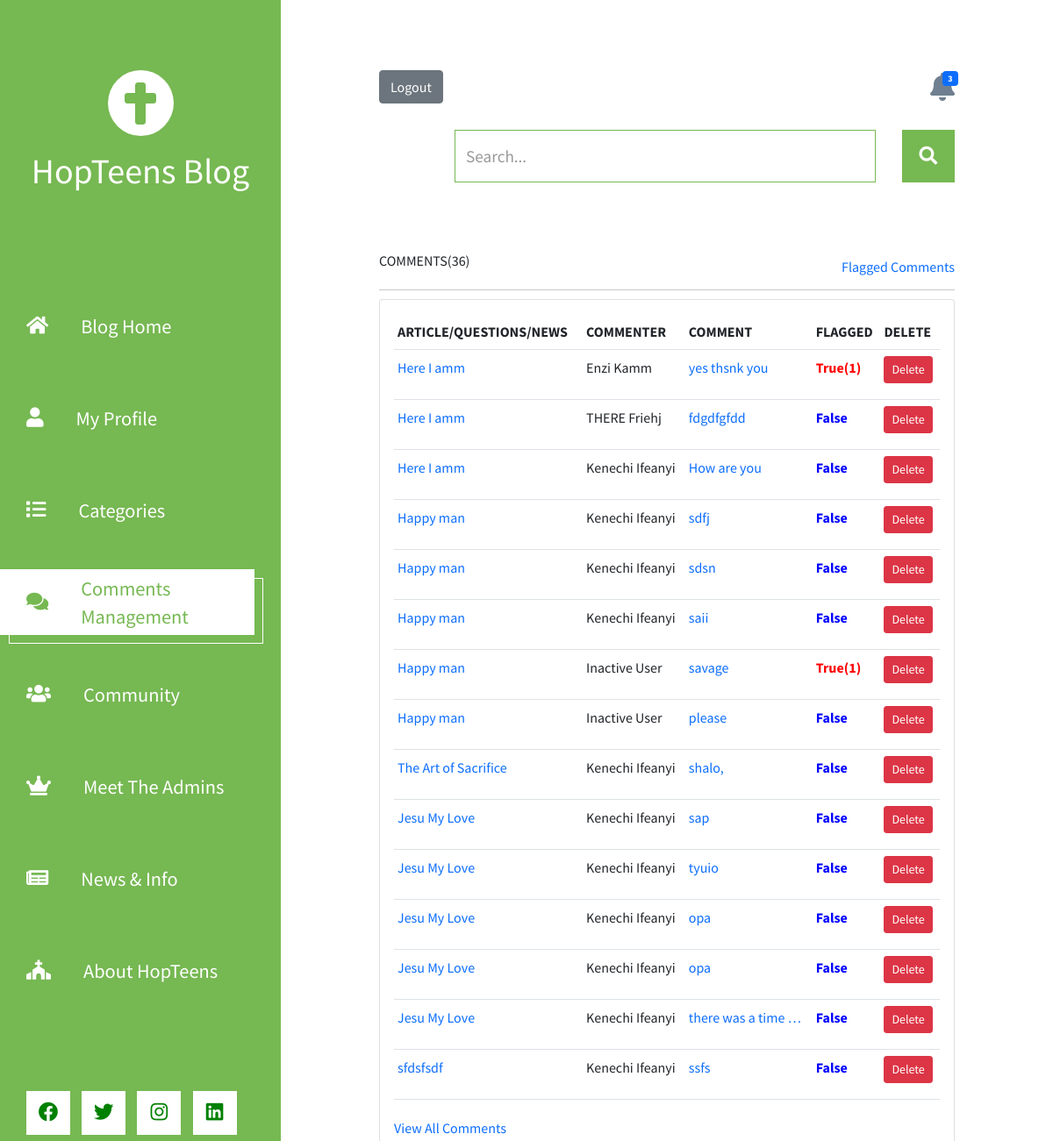
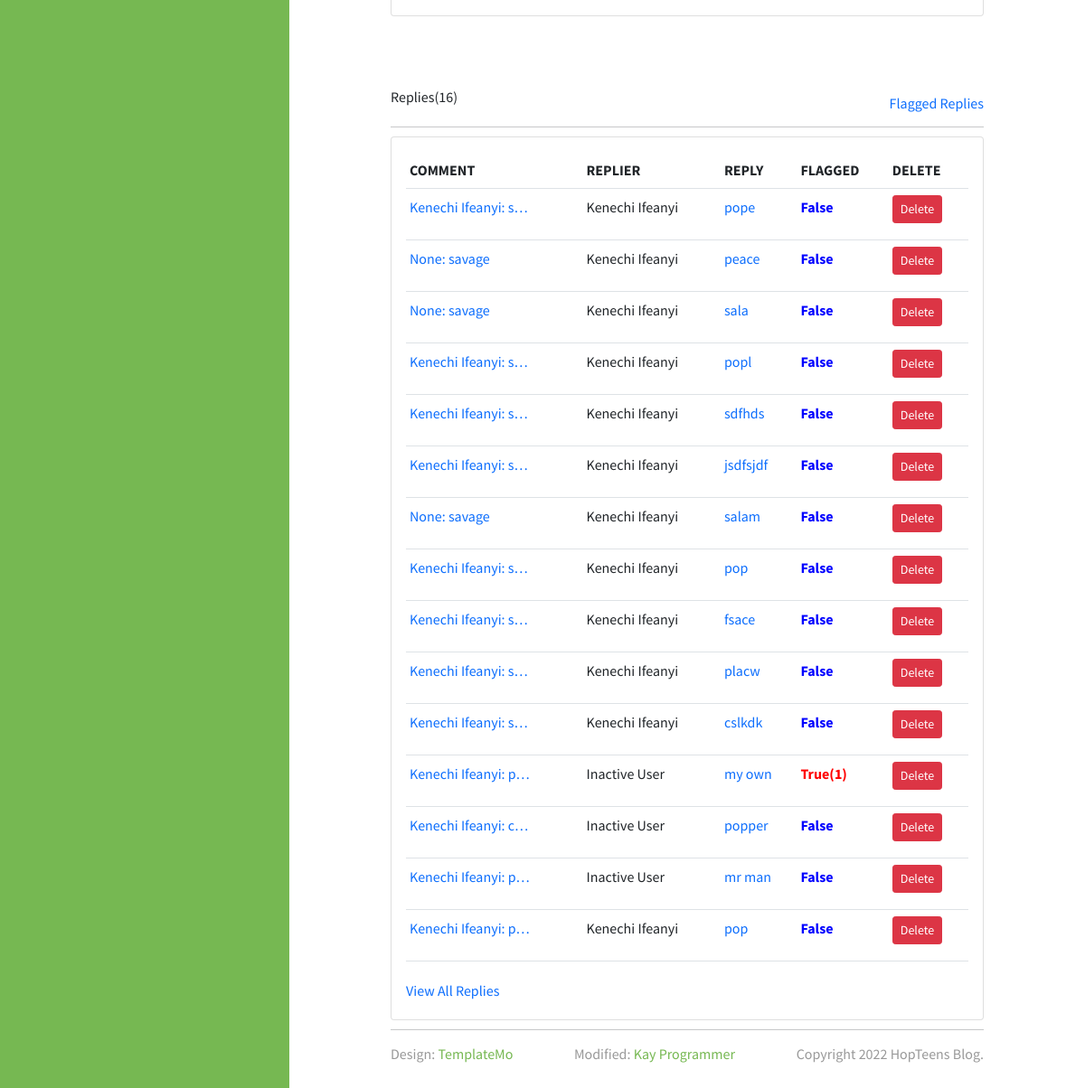
Page /comments/ (signed in) on the committed database (2 pictures, top to bottom).
### blog/models.py (models this page shows, shortened)
class About(models.Model):
    title = models.CharField(max_length=1000, null=True)
    text = RichTextField(config_name='awesome_ckeditor', null=True)
    date_created = models.DateTimeField(auto_now_add=True)
    mission = RichTextField(config_name='awesome_ckeditor', null=True)
    vision = RichTextField(config_name='awesome_ckeditor', null=True)
    core_values = RichTextField(config_name='awesome_ckeditor', null=True)
    address = models.TextField(null=True, blank=True)
    support = models.TextField(null=True, blank=True)
    email = models.EmailField(null=True, blank=True)
    facebook = models.URLField(null=True, blank=True)
    twitter = models.URLField(null=True, blank=True)
    instagram = models.URLField(null=True, blank=True)
    youtube = models.URLField(null=True, blank=True)
    linkedin = models.URLField(null=True, blank=True)
    phone = models.CharField(max_length=20, null=True, blank=True)
    slogan = models.CharField(max_length=300, null=True, blank=True)
    image = models.FileField(default='lll.gif/', upload_to='about_pic', null=True, blank=True)
    video = models.FileField(upload_to='about_pic/', null=True, blank=True, storage=VideoMediaCloudinaryStorage)
    class Meta:
        verbose_name_plural = 'About Us'
    '''
    def media_type_html(self):
        """
        guess_type returns a tuple like (type, encoding) and we want to access
        the type of media file in first index of tuple
        """
        type_tuple = guess_type(self.mediaURL, strict=True)
        if (type_tuple[0]).__contains__("image"):
            return "image"
        elif (type_tuple[0]).__contains__("video"):
            return "video"
    '''

class Comment(models.Model):
    author = models.ForeignKey(Author, on_delete=models.SET_NULL, null=True, blank=True)
    article = models.ForeignKey(Post, on_delete=models.CASCADE, related_name='comments', null=True, blank=True)
    news = models.ForeignKey(News, on_delete=models.CASCADE, related_name='news_comments', null=True, blank=True)
    question = models.ForeignKey(Question, on_delete=models.CASCADE, related_name='question_comments', null=True, blank=True)
    name = models.CharField(max_length=50, null=True, blank=True)
    email = models.EmailField(max_length=70, null=True, blank=True)
    flagged = models.ManyToManyField(Author, blank=True, related_name='flagged_comments')
    comment = models.TextField(max_length=5000)
    date_commented = models.DateTimeField(auto_now_add=True)
    def __str__(self):
        return ' {}: {}'.format(self.name or self.author, self.comment)

class Post(models.Model):
    author = models.ForeignKey(Author, null=True, blank=True, on_delete=models.SET_NULL)
    title = models.CharField(max_length=100, null=True)
    body = RichTextField(config_name='awesome_ckeditor', null=True)
    slug = models.SlugField(max_length=250, blank=True)
    date_created = models.DateTimeField(auto_now_add=True)
    modified = models.DateTimeField(auto_now=True)
    category = models.ManyToManyField(Category, related_name="posts")
    image = models.ImageField(default='lll.gif/', upload_to='post_pics/', null=True, blank=True, validators=[media_size])
    video = models.FileField(upload_to='post_pics/', null=True, blank=True, validators=[media_size], storage=VideoMediaCloudinaryStorage)
    class Meta:
        ordering = ['-date_created']
    def __str__(self):
        return str(self.title)

class Author(models.Model):
    user = models.OneToOneField(settings.AUTH_USER_MODEL, null=True, blank=False, on_delete=models.CASCADE)
    title = models.ForeignKey(Title, null=True, on_delete=models.SET_NULL)
    full_name = models.CharField(max_length=80, null=True)
    email = models.EmailField(max_length=80, unique=True)
    phone = models.CharField(max_length=15, null=True)
    bio = RichTextField(config_name='awesome_ckeditor', max_length=3000, null=True, blank=True)
    slug = models.SlugField(max_length=250, blank=True)
    date_created = models.DateTimeField(auto_now_add=True)
    modified = models.DateTimeField(auto_now=True)
    avatar = models.ImageField(upload_to='avatars/', null=True, blank=True, validators=[avatar_size])
    favourite_quote = models.TextField(max_length=1000, null=True, blank=True)
    favourite_scripture = models.TextField(max_length=1000, null=True, blank=True)
    place_of_worship = models.TextField(max_length=1000, null=True, blank=True)
    house_address = models.TextField(max_length=80,null=True, blank=True)
    job_skill = models.CharField(max_length=80, null=True, blank=True)
    interests = models.TextField(max_length=2000, null=True, blank=True)
    ministry = models.CharField(max_length=1000, null=True, blank=True)
    birthday = models.DateField(null=True, blank=True)
    def __str__(self):
        return str(self.full_name)
    @property
    def avatarURL(self):
        try:
            url = self.avatar.url
        except:
            url = "/media/pro.png"
        return url

class Question(models.Model):
    author = models.ForeignKey(Author, on_delete=models.SET_NULL, null=True, blank=True)
    title = models.CharField(max_length=100, null=True)
    text = models.TextField(null=True)
    slug = models.SlugField(max_length=250, blank=True)
    date_created = models.DateTimeField(auto_now_add=True)
    modified = models.DateTimeField(auto_now=True)
    category = models.ManyToManyField(Category)
    class Meta:
        ordering = ['-date_created']
    def __str__(self):
        return str(self.title)

class News(models.Model):
    author = models.ForeignKey(Author, related_name = "news", on_delete=models.SET_NULL, null=True, blank=True)
    news_num = models.IntegerField(default=2021, unique=True, blank=False, null=False)
    title = models.CharField(max_length=100, null=True)
    text = RichTextField(config_name="awesome_ckeditor", max_length=10000, null=True)
    slug = models.SlugField(max_length=250, blank=True)
    date_created = models.DateTimeField(auto_now_add=True)
    modified = models.DateTimeField(auto_now=True)
    image = models.ImageField(default='lll.gif/', upload_to='fliers/', null=True, blank=True, validators=[media_size])
    video = models.FileField(upload_to='fliers/', null=True, blank=True, validators=[media_size], storage=VideoMediaCloudinaryStorage)
    '''
    @classmethod
    def notify_all(klass, title, text):
        new_notices = list()
        for a in Author.objects.all():
            new_notices.append(klass(to_author=a, title=title, text=text))
            klass.objects.bulk_create(new_notices)
    '''
    def __str__(self):
        return str(self.title)
    '''
    def media_type_html(self):
        """
        guess_type returns a tuple like (type, encoding) and we want to access
        the type of media file in first index of tuple
        """
        type_tuple = guess_type(self.mediaURL, strict=True)
        if (type_tuple[0]).__contains__("image"):
            return "image"
        elif (type_tuple[0]).__contains__("video"):
            return "video"
    '''
    class Meta:
        verbose_name_plural = 'News & Info'

class Reply(models.Model):
    author = models.ForeignKey(Author, on_delete=models.SET_NULL, null=True, blank=True)
    comment = models.ForeignKey(Comment, on_delete=models.CASCADE, related_name='replies')
    name = models.CharField(max_length=50, null=True, blank=True)
    email = models.EmailField(max_length=70, null=True, blank=True)
    flagged = models.ManyToManyField(Author, blank=True, related_name='flagged_replies')
    reply = models.TextField(max_length=5000)
    date_replied = models.DateTimeField(auto_now_add=True)
    class Meta:
        verbose_name_plural = 'Replies'

### blog/decorators.py (the view)
    def wrapper_function(request, *args, **kwargs):
        group = None
        if request.user.groups.exists():
            group = request.user.groups.all()[0].name
        if group == 'users':
            sweetify.error(request, title='Error', text='You\'re not authorized to view that page', icon='error', button='Ok', timer=3000)
            return redirect('/')
        if group == None:
            sweetify.error(request, title='Error', text='You\'re not authorized to view that page', icon='error', button='Ok', timer=3000)
            return redirect('/')
        if group == 'admin':
            return view_func(request, *args, **kwargs)

### blog/templates/blog/comments_management.html (shortened to what this page needs)
{% extends 'blog/index.html' %}
{% block content %}
<div class="col-md-13">
    <div class="row d-flex">
        <div class="col"><h6>COMMENTS({{com.count}})</h6></div>
        <div class="col"><a style="float: right;" href="{% url 'fl_comments' %}">Flagged Comments</a></div>
    </div>
    <hr>
    <div class="card card-body">
        <div class="table-responsive">
            <table class="table table-sm">
                <tr>
                    <th>ARTICLE/QUESTIONS/NEWS</th>
                    <th>COMMENTER</th>
                    <th>COMMENT</th>
                    <th>FLAGGED</th>
                    <th>DELETE</th>
                </tr>
                {% for c in comments %}
                    <tr>
                        {% if c.article != None %}
                        <td><a href="{% url 'post_detail' c.article.id c.article.slug %}">{{c.article|truncatechars:"20" }}</a></td>
                        {% else %}
                            {% if c.question != None %}
                            <td><a href="{% url 'question_detail' c.question.id c.question.slug %}">{{c.question|truncatechars:"20" }}</a></td>
                            {% else %}
                            <td><a href="{% url 'news_detail' c.news.slug %}">{{c.news|truncatechars:"20" }}</a></td>
                            {% endif %}
                        {% endif %}
                        {% if c.author != None %}
                        <td>{{c.author}}</td>
                        {% else %}
                            {% if c.name != None %}
                            <td>{{c.name}}</td>
                            {% else %}
                            <td>Inactive User</td>
                            {% endif %}
                        {% endif %}
                        <td><a href="
                            {% if c.article %}
                            {% url 'post_detail' c.article.id c.article.slug %}#comment-{{c.id}}
                            {% elif c.question %}
                            {% url 'question_detail' c.question.id c.question.slug %}#comment-{{c.id}}
                            {% elif c.news %}
                            {% url 'news_detail' c.news.slug %}#comment-{{c.id}}
                            {% endif %}
                            ">{{c.comment|truncatechars:"20"}}</a></td>
                        <td>
                            {% if c.flagged.count != 0 %}
                            <p style="color: red; font-weight: bold;">True({{c.flagged.count}})</p>
                            {% else %}
                            <p style="color: blue; font-weight: bold;">False</p>
                            {% endif %}
                        </td>
                        <td><a class="btn btn-sm btn-danger" href="{% url 'del_comment' c.id %}">Delete</a></td>
                    </tr>
                {% empty %}
                    <tr>No Comments Yet!</tr>
                {% endfor %}
            </table>
            <a href="{% url 'full_comments' %}">View All Comments</a>
        </div>
    </div>
</div>
<div class="col-md-13" id="replies" style="margin-top: 5em;">
    <div class="row d-flex">
        <div class="col"><h6>Replies({{rep.count}})</h6></div>
        <div class="col"><a style="float: right;" href="{% url 'fl_replies' %}">Flagged Replies</a></div>
    </div>
    <hr>
    <div class="card card-body">
        <div class="table-responsive">
            <table class="table table-sm">
                <tr>
                    <th>COMMENT</th>
                    <th>REPLIER</th>
                    <th>REPLY</th>
                    <th>FLAGGED</th>
                    <th>DELETE</th>
                </tr>
                {% for r in replies %}
                    <tr>
                        <td><a href="
                            {% if r.comment.article %}
                            {% url 'post_detail' r.comment.article.id r.comment.article.slug %}#comment-{{r.comment.id}}
                            {% elif r.comment.question %}
                            {% url 'question_detail' r.comment.question.id r.comment.question.slug %}#comment-{{r.comment.id}}
                            {% elif r.comment.news %}
                            {% url 'news_detail' r.comment.news.slug %}#comment-{{r.comment.id}}
                            {% endif %}
                            ">{{r.comment|truncatechars:"20"}}</a></td>
                        {% if r.author != None %}
                        <td>{{r.author}}</td>
                        {% else %}
                            {% if r.name != None %}
                            <td>{{r.name}}</td>
                            {% else %}
                            <td>Inactive User</td>
                            {% endif %}
                        {% endif %}
                        <td><a href="
                            {% if r.comment.article %}
                            {% url 'post_detail' r.comment.article.id r.comment.article.slug %}#replied-comments-{{r.comment.id}}
                            {% elif r.comment.question %}
                            {% url 'question_detail' r.comment.question.id r.comment.question.slug %}#replied-comments-{{r.comment.id}}
                            {% elif r.comment.news %}
                            {% url 'news_detail' r.comment.news.slug %}#replied-comments-{{r.comment.id}}
                            {% endif %}
                            ">{{r.reply|truncatechars:"20"}}</a></td>
                        <td>
                            {% if r.flagged.count != 0 %}
                            <p style="color: red; font-weight: bold;">True({{r.flagged.count}})</p>
                            {% else %}
                            <p style="color: blue; font-weight: bold;">False</p>
                            {% endif %}
                        </td>
                        <td><a class="btn btn-sm btn-danger" href="{% url 'del_reply' r.id %}">Delete</a></td>
                    </tr>
                {% empty %}
                    <tr>No Replies Yet!</tr>
                {% endfor %}
            </table>
            <a href="{% url 'full_replies' %}">View All Replies</a>
        </div>
    </div>
</div>
{% endblock %}

### blog/templates/blog/social.html
{% for a in about %}
<a rel="nofollow" href="{{a.facebook|default:'#'}}" class="tm-social-link" target="_blank">
    <i class="fab fa-facebook tm-social-icon" style="color: green;"></i>
</a>
<a href="{{a.twitter|default:'#'}}" class="tm-social-link" target="_blank">
    <i class="fab fa-twitter tm-social-icon"  style="color: green;"></i>
</a>
<a href="{{a.instagram|default:'#'}}" class="tm-social-link" target="_blank">
    <i class="fab fa-instagram tm-social-icon"  style="color: green;"></i>
</a>
<a href="{{a.linkedin|default:'#'}}" class="tm-social-link" target="_blank">
    <i class="fab fa-linkedin tm-social-icon"  style="color: green;"></i>
</a>
{% endfor %}

### rows in the picture
Comment: article "Here I amm", author "Enzi Kamm", comment "yes thsnk you", flagged.count "1"
Comment: article "Here I amm", name "THERE Friehj", comment "fdgdfgfdd", shows "False"
Comment: article "Here I amm", author "Kenechi Ifeanyi", comment "How are you", shows "False"
Comment: article "Happy man", author "Kenechi Ifeanyi", comment "sdfj", shows "False"
Comment: article "Happy man", author "Kenechi Ifeanyi", comment "sdsn", shows "False"
Comment: article "Happy man", author "Kenechi Ifeanyi", comment "saii", shows "False"
Comment: article "Happy man", shows "Inactive User", comment "savage", flagged.count "1"
Comment: article "Happy man", shows "Inactive User", comment "please", shows "False"
Comment: question "The Art of Sacrifice", author "Kenechi Ifeanyi", comment "shalo,", shows "False"
Comment: article "Jesu My Love", author "Kenechi Ifeanyi", comment "sap", shows "False"
Comment: article "Jesu My Love", author "Kenechi Ifeanyi", comment "tyuio", shows "False"
Comment: article "Jesu My Love", author "Kenechi Ifeanyi", comment "opa", shows "False"
Comment: article "Jesu My Love", author "Kenechi Ifeanyi", comment "opa", shows "False"
Comment: article "Jesu My Love", author "Kenechi Ifeanyi", comment "there was a time …", shows "False"
Comment: news "sfdsfsdf", author "Kenechi Ifeanyi", comment "ssfs", shows "False"
Reply: comment "Kenechi Ifeanyi: s…", author "Kenechi Ifeanyi", reply "pope", shows "False"
Reply: comment "None: savage", author "Kenechi Ifeanyi", reply "peace", shows "False"
Reply: comment "None: savage", author "Kenechi Ifeanyi", reply "sala", shows "False"
Reply: comment "Kenechi Ifeanyi: s…", author "Kenechi Ifeanyi", reply "popl", shows "False"
Reply: comment "Kenechi Ifeanyi: s…", author "Kenechi Ifeanyi", reply "sdfhds", shows "False"
Reply: comment "Kenechi Ifeanyi: s…", author "Kenechi Ifeanyi", reply "jsdfsjdf", shows "False"
Reply: comment "None: savage", author "Kenechi Ifeanyi", reply "salam", shows "False"
Reply: comment "Kenechi Ifeanyi: s…", author "Kenechi Ifeanyi", reply "pop", shows "False"
Reply: comment "Kenechi Ifeanyi: s…", author "Kenechi Ifeanyi", reply "fsace", shows "False"
Reply: comment "Kenechi Ifeanyi: s…", author "Kenechi Ifeanyi", reply "placw", shows "False"
Reply: comment "Kenechi Ifeanyi: s…", author "Kenechi Ifeanyi", reply "cslkdk", shows "False"
Reply: comment "Kenechi Ifeanyi: p…", shows "Inactive User", reply "my own", flagged.count "1"
Reply: comment "Kenechi Ifeanyi: c…", shows "Inactive User", reply "popper", shows "False"
Reply: comment "Kenechi Ifeanyi: p…", shows "Inactive User", reply "mr man", shows "False"
Reply: comment "Kenechi Ifeanyi: p…", author "Kenechi Ifeanyi", reply "pop", shows "False"

### other values in the picture
{{ nc }} "3"
{{ com.count }} "36"
{{ rep.count }} "16"
